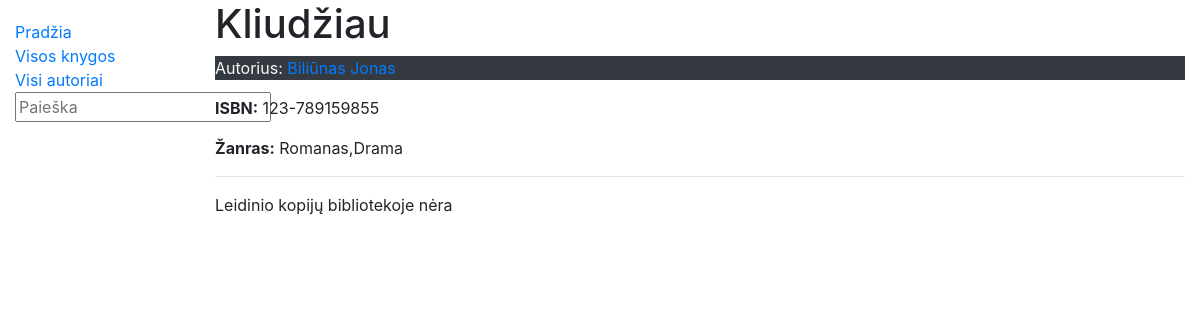
The app's page /library/books/1, older data.
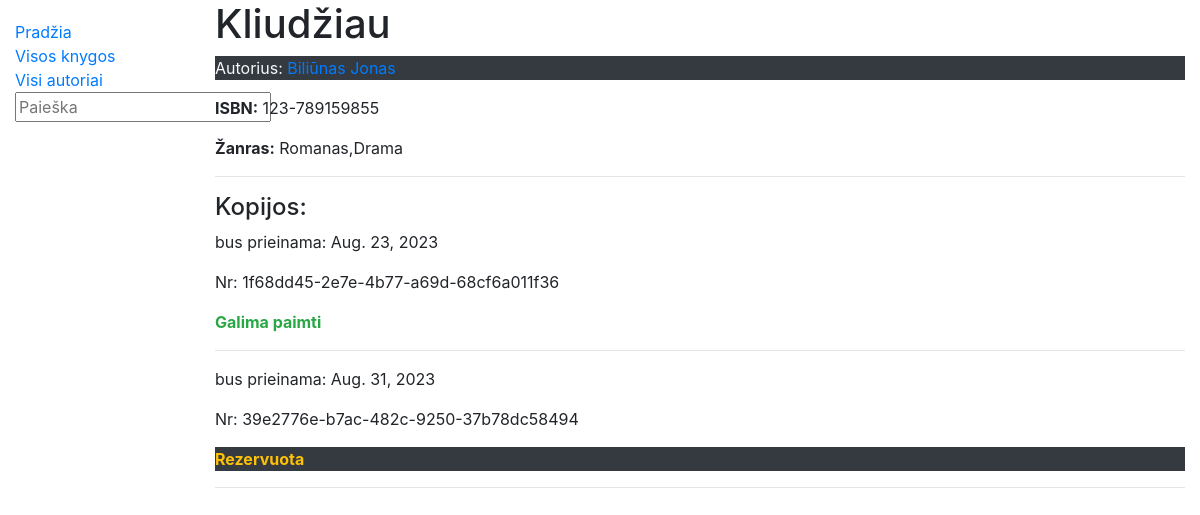
The same page, newer data.
### library/models.py (models this page shows, shortened)
class Book(models.Model):
    title = models.CharField('Pavadinimas', max_length=200)
    summary = models.TextField('Aprašymas', max_length=1000)
    isbn = models.CharField('ISBN', max_length=13,
                            help_text='13 Simbolių <a href="https://lt.wikipedia.org/wiki/ISBN"> ISBN kodas</a>')
    author = models.ForeignKey('Author', on_delete=models.SET_NULL, null=True, related_name='books')
    genre = models.ManyToManyField('Genre', help_text='Išsirinkite žanrą(us)')
    def display_genre(self):
        return ', '.join(genre.name for genre in self.genre.all()[:2])
    display_genre.short_description = 'Žanras'

class Author(models.Model):
    first_name = models.CharField('Vardas', max_length=100)
    last_name = models.CharField('Pavarde', max_length=100)
    description = models.TextField('Aprašymas', max_length=2000, default='Labai geras autorius')
    class Meta:
        ordering = ['last_name', 'first_name']
    def __str__(self):
        return f'{self.last_name}  {self.first_name}'
    def display_books(self):
        return ', '.join(book.title for book in self.books.all()[:3])
    display_books.short_Description = 'Knygos'

class Genre(models.Model):
    name = models.CharField('Pavadinimas', max_length=25, help_text='Sukurkite žanrą')
    class Meta:
        verbose_name = 'Žanras'
        verbose_name_plural = 'Žanrai'
    def __str__(self):
        return self.name

class BookInstance(models.Model):
    id = models.UUIDField(primary_key=True, default=uuid.uuid4)
    book = models.ForeignKey('Book', on_delete=models.CASCADE, related_name='bookinstance_set')
    due_back = models.DateField('Bus prieinama', null=True, blank=True)
    LOAN_STATUS = (
        ('a', 'Administruojama'),
        ('p', 'Paimta'),
        ('g', 'Galima paimti'),
        ('r', 'Rezervuota')
    )
    status = models.CharField(
        max_length=1,
        choices=LOAN_STATUS,
        blank=True,
        default='a',
        help_text='Kopijos statusas'
    )
    class Meta:
        ordering = ['due_back']

### library/views.py (the view)
# urls.py: path('books/<int:pk>', views.BookDetailView.as_view(), name='book-one'),
class BookDetailView(generic.DetailView):
    model = Book
    context_object_name = 'book'
    template_name = 'book_detail.html'

### library/templates/book_detail.html
{% extends 'base.html' %}
{% block content %}
<h1>{{ book.title }}</h1>
<p class="text-light bg-dark">Autorius: <a href="{% url 'author-one' book.author.id %}">{{ book.author }}</a></p>
<p><strong>ISBN:</strong> {{ book.isbn }} </p>
<p><strong>Žanras:</strong> {{ book.genre.all|join:',' }} </p>
<hr/>
{% if book.bookinstance_set.all %}
<h4>Kopijos: </h4>
    {% for copy in book.bookinstance_set.all %}
        <p>bus prieinama: {{copy.due_back}}  </p>
        <p>Nr: {{ copy.id }}</p>
        <p class="{% if copy.status == 'p' %} text-danger
                  {% elif copy.status == 'g' %} text-success
                  {% elif copy.status == 'a' %} text-muted
                  {% else %} text-warning bg-dark
                  {% endif %}">
            <strong>{{ copy.get_status_display }}</strong></p>
<hr/>
    {% endfor %}
{% else %}
    <p>Leidinio kopijų bibliotekoje nėra</p>
{% endif %}
{% endblock %}

### library/templates/base.html (shortened to what this page needs)
<!DOCTYPE html>
<html lang="en">
<head>
    <link rel="stylesheet"
          href="https://stackpath.bootstrapcdn.com/bootstrap/4.1.3/css/bootstrap.min.css"
          integrity="sha384-
MCw98/SFnGE8fJT3GXwEOngsV7Zt27NXFoaoApmYm81iuXoPkFOJwJ8ERdknLPMO"
>
    {% load static %}
    <link rel="stylesheet" href="{% static 'css/styles.css' %}">
</head>
<body>
<div class="container-fluid">
    <div class="row">
        <div class="col-sm-2">
            {% block sidebar %}
            <ul class="sidebar-nav">
                <li><a href="{% url 'index' %}">Pradžia</a></li>
                <li><a href="{% url 'books-all' %}">Visos knygos</a></li>
                <li><a href="{% url 'authors-all' %}">Visi autoriai</a></li>
                <li>
                    <form action="{% url 'search-name' %}" method="get" class="form-group">
                        <input type="text" name="search_text" placeholder="Paieška">
                    </form>
                </li>
            </ul>
            {% endblock %}
        </div>
        <div class="col-sm-10 ">{% block content %}{% endblock %}</div>
    </div>
</div>
</body>
</html>

### library/static/css/styles.css (style rules this page uses)
.sidebar-nav { margin-top: 20px; padding: 0; list-style: none; }

Row changes from the older to the newer data that the page shows:
added BookInstance: due_back "Aug. 23, 2023", id "1f68dd45-2e7e-4b77-a69d-68cf6a011f36", status "Galima paimti"
added BookInstance: due_back "Aug. 31, 2023", id "39e2776e-b7ac-482c-9250-37b78dc58494", status "Rezervuota"
Text that changed along with them:
text no longer shown: "Leidinio kopijų bibliotekoje nėra"
text now shown: "Kopijos:"
